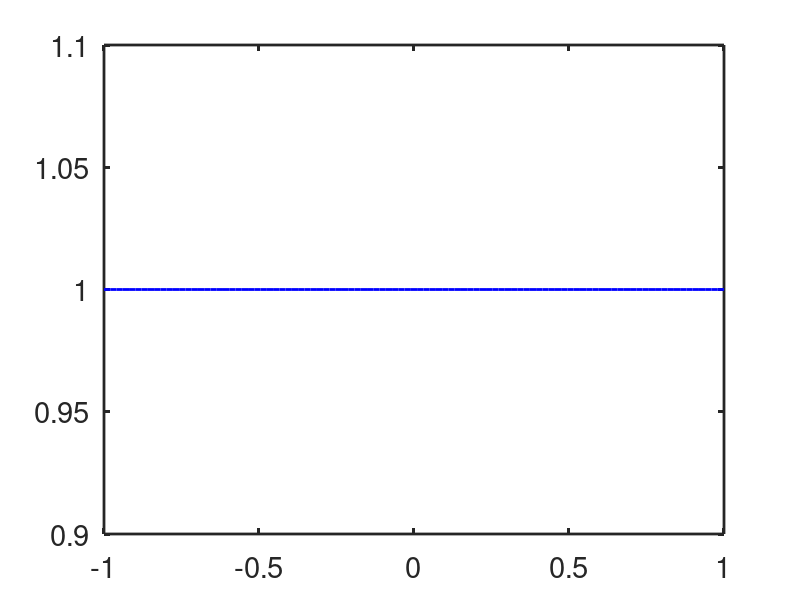

The MATLAB source for this figure: (Note: this script raises an error after producing the figure.)
%% Demonstration of legendre vs legendreP and how to obtain legendreP from legendre

% This code plots the first four Legendre polynomials in two ways:
% (a) Using the MATLAB function legendre
% (b) Using the MATLAB function legendreP

%% Graph properties
set(groot,'DefaultAxesFontSize', 21) 
set(groot,'DefaultLineLineWidth', 2)
set(groot,'DefaultAxesLineWidth', 2)

clear all
close all

%% Define the domain

r = linspace(-1,1,100); %input for legendre and legendreP (replaced by \cos(\theta) in spherical applications)

%% (a) Using the MATLAB function legendre

for n = 0:4 %n denotes the degree of legendre and legendreP
y = legendre(n,r) ; %y is an array, where the rows correspond to m = 0, 1, 2,...n and the columns are the values of legendre at r
%We are interested only in m = 0, because this corresponds to the Legendre polynomials
plot(r,y(1,:),'-b'); %y(1,:) picks off the 1st (m = 0) row of the array y, which is the Legende polynomials
hold on

%% (b) Using the MATLAB function legendreP

y1 = legendreP(n,r); %y1 is a vector, where the row corresponds to n and the columns correspond to the values of legendreP at r
plot(r,y1,'--r');
hold on    
end 

%% The lines below modify the plot

legend('Created using \texttt{legendre}','Created using \texttt{legendreP}','Interpreter','latex') % creates legend
legend('Location','eastoutside')

xlim([-1,1]);
ylim([-1,1]);